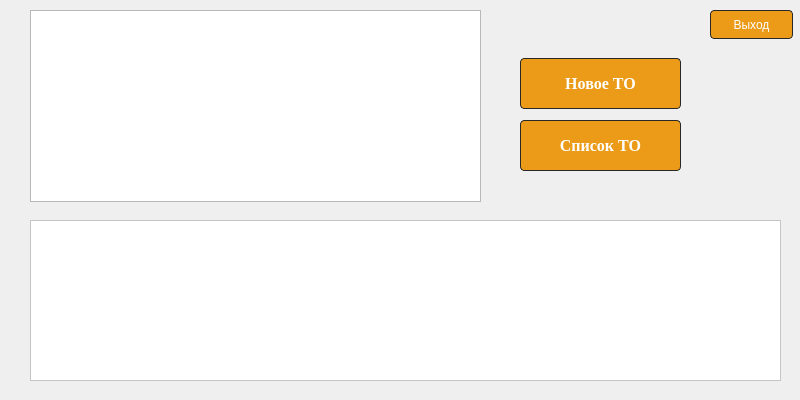
<?xml version="1.0" encoding="UTF-8"?>
<ui version="4.0">
 <class>cars</class>
 <widget class="QDialog" name="cars">
  <property name="geometry">
   <rect>
    <x>0</x>
    <y>0</y>
    <width>800</width>
    <height>400</height>
   </rect>
  </property>
  <property name="windowTitle">
   <string>Список ТС</string>
  </property>
  <property name="styleSheet">
   <string notr="true"/>
  </property>
  <widget class="QTableView" name="oldRepairsTable">
   <property name="geometry">
    <rect>
     <x>30</x>
     <y>220</y>
     <width>751</width>
     <height>161</height>
    </rect>
   </property>
   <property name="styleSheet">
    <string notr="true">background-color: rgb(255, 255, 255);</string>
   </property>
  </widget>
  <widget class="QPushButton" name="repairsListButton">
   <property name="geometry">
    <rect>
     <x>520</x>
     <y>120</y>
     <width>161</width>
     <height>51</height>
    </rect>
   </property>
   <property name="font">
    <font>
     <family>Times New Roman</family>
     <pointsize>12</pointsize>
     <bold>true</bold>
    </font>
   </property>
   <property name="styleSheet">
    <string notr="true">background-color: rgb(235, 155, 24);
color: rgb(255, 255, 255);
border-style: solid;
border-width: 1px;
border-radius: 4px;
border-color:rgb(41, 40, 40) ;</string>
   </property>
   <property name="text">
    <string>Список ТО</string>
   </property>
  </widget>
  <widget class="QPushButton" name="pushButton_3">
   <property name="geometry">
    <rect>
     <x>710</x>
     <y>10</y>
     <width>83</width>
     <height>29</height>
    </rect>
   </property>
   <property name="styleSheet">
    <string notr="true">background-color: rgb(235, 155, 24);
color: rgb(255, 255, 255);
border-style: solid;
border-width: 1px;
border-radius: 4px;
border-color:rgb(41, 40, 40) ;</string>
   </property>
   <property name="text">
    <string>Выход</string>
   </property>
  </widget>
  <widget class="QPushButton" name="pushButton">
   <property name="geometry">
    <rect>
     <x>520</x>
     <y>58</y>
     <width>161</width>
     <height>51</height>
    </rect>
   </property>
   <property name="font">
    <font>
     <family>Times New Roman</family>
     <pointsize>12</pointsize>
     <bold>true</bold>
    </font>
   </property>
   <property name="styleSheet">
    <string notr="true">background-color: rgb(235, 155, 24);
color: rgb(255, 255, 255);
border-style: solid;
border-width: 1px;
border-radius: 4px;
border-color:rgb(41, 40, 40) ;</string>
   </property>
   <property name="text">
    <string>Новое ТО</string>
   </property>
  </widget>
  <widget class="QTableView" name="carsTable">
   <property name="geometry">
    <rect>
     <x>30</x>
     <y>10</y>
     <width>451</width>
     <height>192</height>
    </rect>
   </property>
  </widget>
 </widget>
 <resources/>
 <connections/>
</ui>
